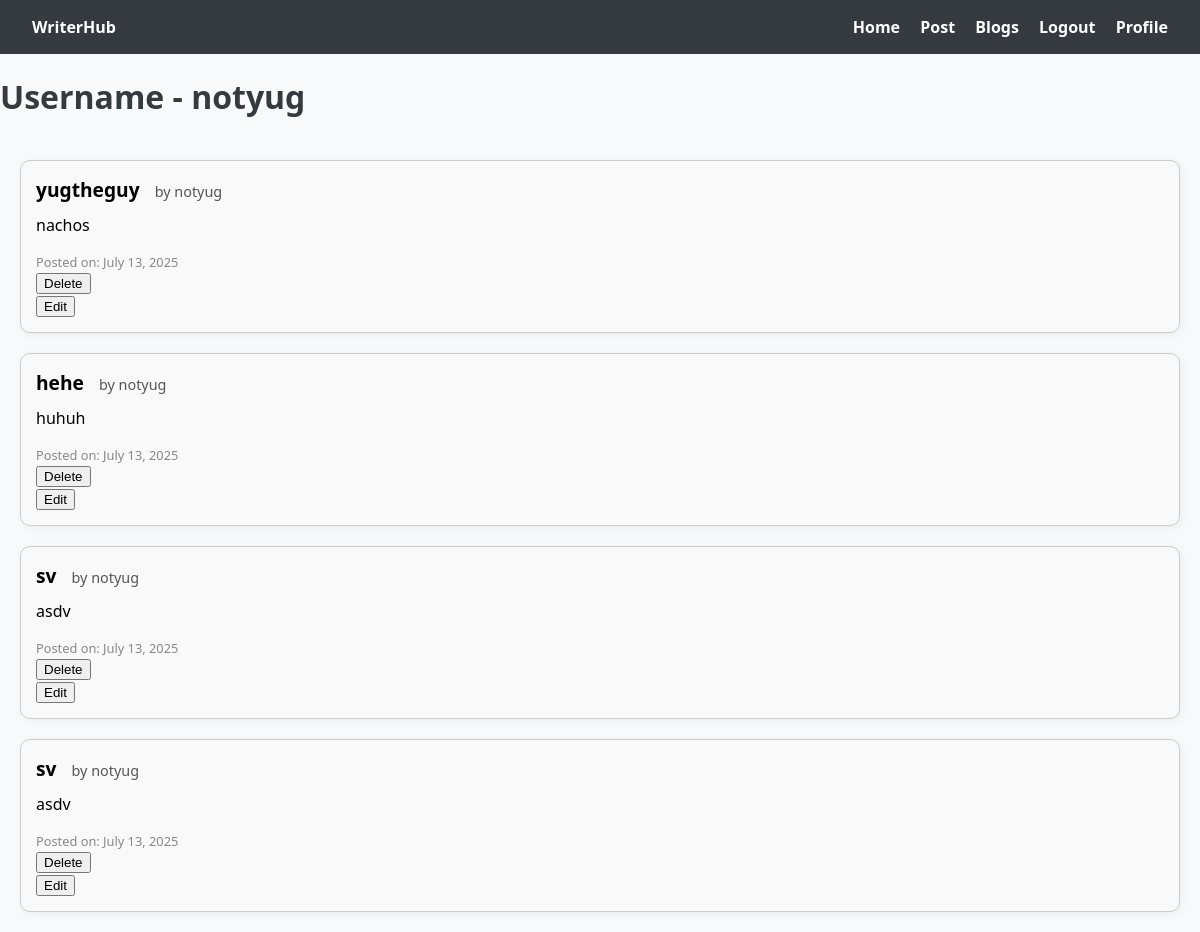
Page /roboblog/profile/ (signed in) on the committed database.
### blogs/models.py (models this page shows, shortened)
class post(models.Model):
    title = models.CharField(max_length=100)
    content = models.CharField(max_length=1000)
    author = models.ForeignKey(User, on_delete=models.CASCADE, related_name='posts')
    day_created = models.DateField(auto_now_add=True)

### blogs/views.py (the view)
# urls.py: path('profile/', views.profile, name="profile"),
def profile(request):
    user = request.user
    posts = post.objects.filter(author=request.user).order_by('-day_created')
    return render(request, 'blogs/profile.html', {'user':user, 'posts':posts})

### blogs/templates/blogs/profile.html (shortened to what this page needs)
{% extends 'blogs/home.html' %}
{% block content %}
<div>
    <h1>Username - {{ user.username }}</h1>
</div>
<div class="post-feed">
    {% for post in posts %}
    <div class="post-card">
        <div class="post-header">
            <strong>{{ post.title }}</strong>
            <span class="author">by {{ post.author }}</span>
        </div>
        <p class="post-content">{{ post.content }}</p>
        <div class="timestamp">Posted on: {{ post.day_created }}</div>
        <form method="post" action="{% url 'delete_post' post.pk %}">
            <button type="submit">Delete</button>
        </form>
        <form action="{% url 'edit_post' post.pk %}" method="POST">
            <button type="submit">Edit</button>
        </form>
    </div>
    {% empty %}
    <p>No posts yet. Be the first to write one!</p>
    {% endfor %}
</div>
{% endblock %}

### blogs/templates/blogs/home.html (style rules this page uses)
body { font-family: 'Segoe UI', sans-serif; margin: 0; padding: 0; background: #f8f9fa; }
h1 { color: #343a40; }
.post-feed { display: flex; flex-direction: column; gap: 20px; padding: 20px; }
.post-card { border: 1px solid #ccc; border-radius: 10px; padding: 15px; background-color: #f9f9f9; box-shadow: 2px 2px 8px rgba(0, 0, 0, 0.05); }
.post-header { font-size: 1.2rem; margin-bottom: 8px; }
.author { font-size: 0.9rem; color: #555; margin-left: 10px; }
.post-content { margin-top: 10px; line-height: 1.5; }
.timestamp { font-size: 0.8rem; color: #888; margin-top: 10px; }

### rows in the picture
post: title "yugtheguy", author "notyug", content "nachos", day_created "July 13, 2025"
post: title "hehe", author "notyug", content "huhuh", day_created "July 13, 2025"
post: title "sv", author "notyug", content "asdv", day_created "July 13, 2025"
post: title "sv", author "notyug", content "asdv", day_created "July 13, 2025"

### other values in the picture
{{ user.username }} "notyug"
